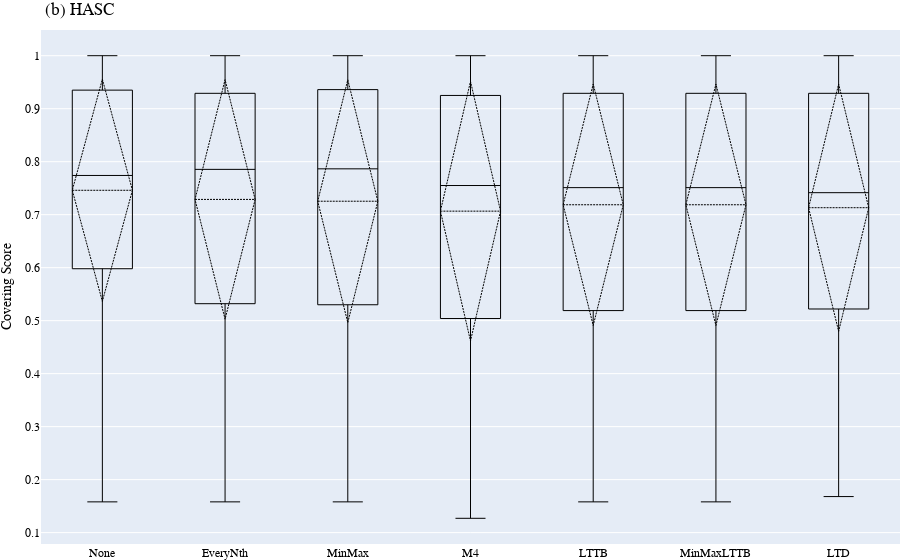

The code cell stored with this chart in its notebook:
### Code cell
boxplot_scores(main_exp_hasc, '(b) HASC', filepath='results/figures/boxplot_mainexp_scores_HASC.svg')

### Figure 1 — Plotly figure (JSON) as saved in the notebook; plotly's stock layout.template omitted (floating-point values rounded to 4 significant figures; data arrays with more than 128 entries replaced by an {"elided": "..."} marker saying what was removed)
{"data": [{"boxmean": "sd", "fillcolor": "rgba(0, 0, 0, 0)", "line": {"width": 1}, "marker": {"color": "black"}, "name": "None", "type": "box", "y": {"elided": "250 float values"}}, {"boxmean": "sd", "fillcolor": "rgba(0, 0, 0, 0)", "line": {"width": 1}, "marker": {"color": "black"}, "name": "EveryNth", "type": "box", "y": {"elided": "250 float values"}}, {"boxmean": "sd", "fillcolor": "rgba(0, 0, 0, 0)", "line": {"width": 1}, "marker": {"color": "black"}, "name": "MinMax", "type": "box", "y": {"elided": "250 float values"}}, {"boxmean": "sd", "fillcolor": "rgba(0, 0, 0, 0)", "line": {"width": 1}, "marker": {"color": "black"}, "name": "M4", "type": "box", "y": {"elided": "250 float values"}}, {"boxmean": "sd", "fillcolor": "rgba(0, 0, 0, 0)", "line": {"width": 1}, "marker": {"color": "black"}, "name": "LTTB", "type": "box", "y": {"elided": "250 float values"}}, {"boxmean": "sd", "fillcolor": "rgba(0, 0, 0, 0)", "line": {"width": 1}, "marker": {"color": "black"}, "name": "MinMaxLTTB", "type": "box", "y": {"elided": "250 float values"}}, {"boxmean": "sd", "fillcolor": "rgba(0, 0, 0, 0)", "line": {"width": 1}, "marker": {"color": "black"}, "name": "LTD", "type": "box", "y": {"elided": "250 float values"}}], "layout": {"autosize": true, "font": {"color": "black", "family": "Arial", "size": 12}, "margin": {"b": 0, "l": 0, "r": 0, "t": 30}, "showlegend": false, "title": {"text": "(b) HASC"}, "xaxis": {"autorange": true, "range": [-0.5, 6.5], "type": "category"}, "yaxis": {"autorange": true, "range": [0.0785, 1.048], "title": {"text": "Covering Score"}, "type": "linear"}}}
